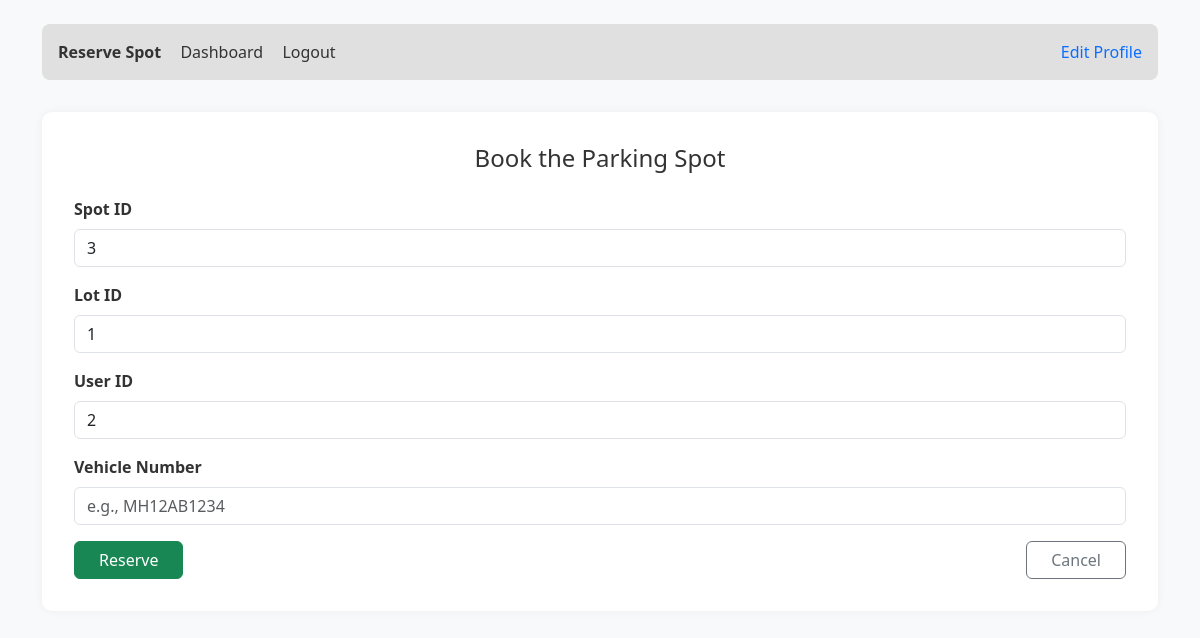
The page /user/book-spot/1 (signed in) on the database its author committed.
### models.py (models this page shows)
class ParkingSpot(db.Model):
    __tablename__ = 'parking_spot'
    ps_id = db.Column(db.Integer, primary_key=True)
    ps_status = db.Column(db.String(20), nullable=False)  # 'A' or 'O'
    ps_lot_id = db.Column(db.Integer, db.ForeignKey('parking_lot.pl_id'), nullable=False)
    ps_spot_reservation = db.relationship('ReservedSpot', backref='parking_spot', lazy=True)# because a parking spot can have multiple reservations

class ParkingLot(db.Model):
    __tablename__ = 'parking_lot'
    pl_id = db.Column(db.Integer, primary_key=True)
    pl_location = db.Column(db.String(100), nullable=False)
    pl_address = db.Column(db.String(200), nullable=False)
    pl_price = db.Column(db.Float, nullable=False)
    pl_pincode = db.Column(db.String(10), nullable=False)
    pl_maxspots = db.Column(db.Integer, nullable=False)
    pl_spots_linked = db.relationship('ParkingSpot', backref='parking_lot', cascade="all, delete-orphan", lazy=True) # because a parking lot can have multiple spots

class User(db.Model):
    __tablename__ = 'user'
    u_id = db.Column(db.Integer, primary_key=True)
    u_name = db.Column(db.String(50), nullable=False)
    u_email = db.Column(db.String(120), unique=True, nullable=False)
    u_pwd = db.Column(db.String(200), nullable=False)
    u_phone = db.Column(db.String(15), nullable=False)
    u_address = db.Column(db.String(200), nullable=False)
    u_role = db.Column(db.String(20), nullable=False)  # 'admin' or 'user'
    u_pincode = db.Column(db.String(10), nullable=True)
    u_bookings = db.relationship('ReservedSpot', backref='user', lazy=True) # because a user can have multiple bookings

### controllers/user.py (the view, shortened to what this page needs)
    @app.route('/user/book-spot/<int:lot_id>', methods=['GET', 'POST'])
    @user_required
    def book_parking_spot(lot_id):
        lot = ParkingLot.query.get_or_404(lot_id)
        free_spot = ParkingSpot.query.filter_by(ps_lot_id=lot_id, ps_status='A').first()
        user = User.query.get(session.get('user_id'))
        return render_template('book.html', lot=lot, spot=free_spot, user=user)

### templates/book.html (shortened to what this page needs)
<!DOCTYPE html>
<html lang="en">
<head>
    <link href="https://cdn.jsdelivr.net/npm/bootstrap@5.3.0/dist/css/bootstrap.min.css" rel="stylesheet">
</head>
<body>
<div class="container mt-4">
    <div class="header d-flex justify-content-between align-items-center">
        <div>
            <strong>Reserve Spot</strong>
            <a href="{{ url_for('dashboard') }}">Dashboard</a>
            <a href="/logout">Logout</a>
        </div>
        <a href="/user/profile" class="text-primary">Edit Profile</a>
    </div>
    <div class="form-container">
        <h4 class="mb-4 text-center">Book the Parking Spot</h4>
        <form method="POST" action="{{ url_for('book_parking_spot', lot_id=lot.pl_id) }}">
            <div class="mb-3">
                <label class="form-label"><strong>Spot ID</strong></label>
                <input type="text" class="form-control" value="{{ spot.ps_id }}" readonly>
            </div>
            <div class="mb-3">
                <label class="form-label"><strong>Lot ID</strong></label>
                <input type="text" class="form-control" value="{{ lot.pl_id }}" readonly>
            </div>
            <div class="mb-3">
                <label class="form-label"><strong>User ID</strong></label>
                <input type="text" class="form-control" value="{{ user.u_id }}" readonly>
            </div>
            <div class="mb-3">
                <label for="vehicle_number" class="form-label"><strong>Vehicle Number</strong></label>
                <input type="text" name="vehicle_number" id="vehicle_number" class="form-control" placeholder="e.g., MH12AB1234" required>
            </div>
            <div class="d-flex justify-content-between">
                <button type="submit" class="btn btn-success px-4">Reserve</button>
                <a href="{{ url_for('dashboard') }}" class="btn btn-outline-secondary px-4">Cancel</a>
            </div>
        </form>
    </div>
</div>
</body>
</html>

### templates/book.html (style rules this page uses)
body { background-color: #f8f9fa; color: #333; }
.header { background-color: #e0e0e0; padding: 1rem; border-radius: 0.5rem; margin-bottom: 2rem; }
.header a { color: #333; text-decoration: none; margin-left: 15px; }
.form-container { background: #fff; padding: 2rem; border-radius: 10px; box-shadow: 0 0 10px rgba(0,0,0,0.05); }

### rows shown on the page
ParkingSpot: ps_id "3"
ParkingLot: pl_id "1"
User: u_id "2"
